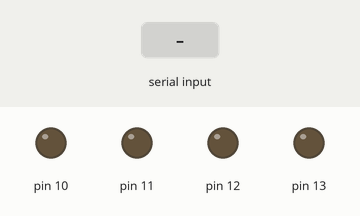
Simulated run of this sketch. Board: Arduino Uno, built with avr-gcc and run on an emulated ATmega328P. Shown: output pins drawn as LEDs (lit = HIGH). The test bench sets the inputs (shaded band).

Above: at 1.2 s.
1.3 s: "w" received over the second serial link
At 2.4 s:
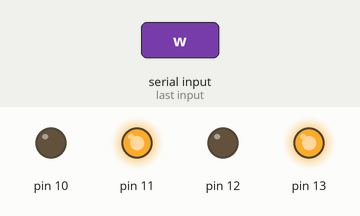
2.8 s: "s" received over the second serial link
At 3.6 s:
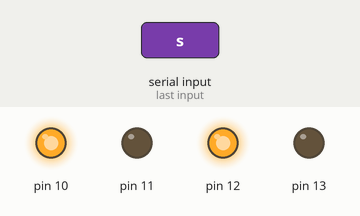
4.3 s: "a" received over the second serial link
At 4.7 s:
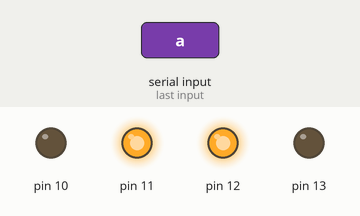
5.8 s: "d" received over the second serial link
At 7.1 s:
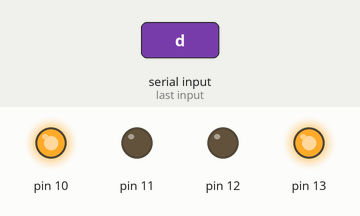
Timing chart, 0 to 8.3 s (numbered marks = the images above; inputs shaded):
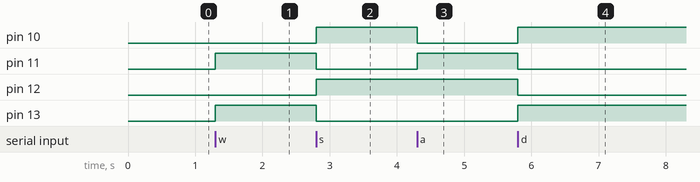

The sketch:

arduino_car_arduino_code.ino
```cpp
#include <SoftwareSerial.h>
SoftwareSerial BT(3, 2);
// connect BT module TX to D3
// connect BT module RX to D2
// connect BT Vcc to 5V, GND to GND

void setup()
{
  // set digital pin to control as an output
  pinMode(13, OUTPUT);
  pinMode(12, OUTPUT);
  pinMode(11, OUTPUT);
  pinMode(10, OUTPUT);
  // set the data rate for the SoftwareSerial port
  BT.begin(9600);
  // Send test message to other device
  BT.println("Hello from Arduino");
}
char a; // stores incoming character from other device
void loop()
{
  if (BT.available())
  // if text arrived in from BT serial...
  {
    a=(BT.read());
    if (a=='w')
    {
      digitalWrite(13, HIGH);
      digitalWrite(12, LOW);
      digitalWrite(11, HIGH);
      digitalWrite(10, LOW);
      digitalWrite(4, LOW);
    }
    if (a=='s')
    {
      digitalWrite(13, LOW);
      digitalWrite(12, HIGH);
      digitalWrite(11, LOW);
      digitalWrite(10, HIGH);
    }
    if (a=='a')
    {
      digitalWrite(12, HIGH);
      digitalWrite(13, LOW);
      digitalWrite(11, HIGH);
      digitalWrite(10, LOW);
    }
    if (a=='d')
    {
      digitalWrite(13, HIGH);
      digitalWrite(12, LOW);
      digitalWrite(11, LOW);
      digitalWrite(10, HIGH);
    }
    if (a=='l')
    {
       digitalWrite(4, HIGH);
    }
    if (a=='o')
    {
       digitalWrite(4, LOW);
    }
    // you can add more "if" statements with other characters to add more commands
  }
}
```

Measured:
- after the input at 1.3 s, pin 11, pin 13: LOW → HIGH at once
- after the input at 2.8 s, pin 10, pin 12: LOW → HIGH at once; pin 11, pin 13: HIGH → LOW at once
- after the input at 4.3 s, pin 10: HIGH → LOW at once; pin 11: LOW → HIGH at once
- after the input at 5.8 s, pin 10, pin 13: LOW → HIGH at once; pin 11, pin 12: HIGH → LOW at once
